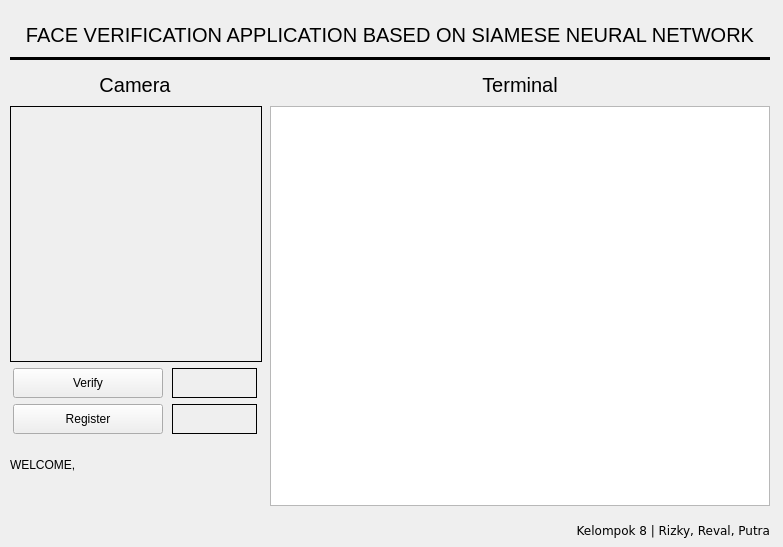
<?xml version="1.0" encoding="UTF-8"?>
<ui version="4.0">
 <class>Form</class>
 <widget class="QWidget" name="Form">
  <property name="geometry">
   <rect>
    <x>0</x>
    <y>0</y>
    <width>783</width>
    <height>547</height>
   </rect>
  </property>
  <property name="minimumSize">
   <size>
    <width>500</width>
    <height>0</height>
   </size>
  </property>
  <property name="windowTitle">
   <string>Form</string>
  </property>
  <widget class="QWidget" name="verticalLayoutWidget">
   <property name="geometry">
    <rect>
     <x>10</x>
     <y>70</y>
     <width>252</width>
     <height>420</height>
    </rect>
   </property>
   <layout class="QVBoxLayout" name="verticalLayout">
    <item>
     <widget class="QLabel" name="cam_title">
      <property name="minimumSize">
       <size>
        <width>250</width>
        <height>30</height>
       </size>
      </property>
      <property name="maximumSize">
       <size>
        <width>250</width>
        <height>30</height>
       </size>
      </property>
      <property name="font">
       <font>
        <pointsize>15</pointsize>
       </font>
      </property>
      <property name="text">
       <string>Camera</string>
      </property>
      <property name="alignment">
       <set>Qt::AlignCenter</set>
      </property>
     </widget>
    </item>
    <item>
     <widget class="QLabel" name="label_camera">
      <property name="minimumSize">
       <size>
        <width>250</width>
        <height>250</height>
       </size>
      </property>
      <property name="frameShape">
       <enum>QFrame::Box</enum>
      </property>
      <property name="text">
       <string/>
      </property>
     </widget>
    </item>
    <item>
     <layout class="QHBoxLayout" name="horizontalLayout">
      <item>
       <widget class="QPushButton" name="verify_button">
        <property name="minimumSize">
         <size>
          <width>150</width>
          <height>30</height>
         </size>
        </property>
        <property name="maximumSize">
         <size>
          <width>150</width>
          <height>30</height>
         </size>
        </property>
        <property name="text">
         <string>Verify</string>
        </property>
       </widget>
      </item>
      <item>
       <widget class="QLabel" name="verify_status">
        <property name="minimumSize">
         <size>
          <width>85</width>
          <height>30</height>
         </size>
        </property>
        <property name="maximumSize">
         <size>
          <width>85</width>
          <height>30</height>
         </size>
        </property>
        <property name="frameShape">
         <enum>QFrame::Box</enum>
        </property>
        <property name="text">
         <string/>
        </property>
        <property name="alignment">
         <set>Qt::AlignCenter</set>
        </property>
       </widget>
      </item>
     </layout>
    </item>
    <item>
     <layout class="QHBoxLayout" name="horizontalLayout_2">
      <item>
       <widget class="QPushButton" name="register_button">
        <property name="minimumSize">
         <size>
          <width>150</width>
          <height>30</height>
         </size>
        </property>
        <property name="maximumSize">
         <size>
          <width>150</width>
          <height>30</height>
         </size>
        </property>
        <property name="text">
         <string>Register</string>
        </property>
       </widget>
      </item>
      <item>
       <widget class="QLabel" name="countdown">
        <property name="minimumSize">
         <size>
          <width>85</width>
          <height>30</height>
         </size>
        </property>
        <property name="maximumSize">
         <size>
          <width>85</width>
          <height>30</height>
         </size>
        </property>
        <property name="frameShape">
         <enum>QFrame::Box</enum>
        </property>
        <property name="text">
         <string/>
        </property>
        <property name="alignment">
         <set>Qt::AlignCenter</set>
        </property>
       </widget>
      </item>
     </layout>
    </item>
    <item>
     <widget class="QLabel" name="nama">
      <property name="minimumSize">
       <size>
        <width>250</width>
        <height>50</height>
       </size>
      </property>
      <property name="maximumSize">
       <size>
        <width>250</width>
        <height>50</height>
       </size>
      </property>
      <property name="text">
       <string>WELCOME, </string>
      </property>
     </widget>
    </item>
   </layout>
  </widget>
  <widget class="QWidget" name="verticalLayoutWidget_2">
   <property name="geometry">
    <rect>
     <x>270</x>
     <y>70</y>
     <width>502</width>
     <height>451</height>
    </rect>
   </property>
   <layout class="QVBoxLayout" name="verticalLayout_2">
    <item>
     <widget class="QLabel" name="terminal_title">
      <property name="minimumSize">
       <size>
        <width>500</width>
        <height>30</height>
       </size>
      </property>
      <property name="maximumSize">
       <size>
        <width>500</width>
        <height>30</height>
       </size>
      </property>
      <property name="font">
       <font>
        <pointsize>15</pointsize>
       </font>
      </property>
      <property name="text">
       <string>Terminal</string>
      </property>
      <property name="alignment">
       <set>Qt::AlignCenter</set>
      </property>
     </widget>
    </item>
    <item>
     <widget class="QTextEdit" name="terminal">
      <property name="minimumSize">
       <size>
        <width>500</width>
        <height>400</height>
       </size>
      </property>
      <property name="maximumSize">
       <size>
        <width>500</width>
        <height>400</height>
       </size>
      </property>
     </widget>
    </item>
    <item>
     <spacer name="verticalSpacer">
      <property name="orientation">
       <enum>Qt::Vertical</enum>
      </property>
      <property name="sizeHint" stdset="0">
       <size>
        <width>20</width>
        <height>40</height>
       </size>
      </property>
     </spacer>
    </item>
   </layout>
  </widget>
  <widget class="QLabel" name="title">
   <property name="geometry">
    <rect>
     <x>10</x>
     <y>20</y>
     <width>760</width>
     <height>30</height>
    </rect>
   </property>
   <property name="minimumSize">
    <size>
     <width>760</width>
     <height>30</height>
    </size>
   </property>
   <property name="maximumSize">
    <size>
     <width>760</width>
     <height>30</height>
    </size>
   </property>
   <property name="font">
    <font>
     <pointsize>15</pointsize>
    </font>
   </property>
   <property name="text">
    <string>FACE VERIFICATION APPLICATION BASED ON SIAMESE NEURAL NETWORK</string>
   </property>
   <property name="alignment">
    <set>Qt::AlignCenter</set>
   </property>
  </widget>
  <widget class="Line" name="line">
   <property name="geometry">
    <rect>
     <x>10</x>
     <y>50</y>
     <width>760</width>
     <height>16</height>
    </rect>
   </property>
   <property name="minimumSize">
    <size>
     <width>760</width>
     <height>0</height>
    </size>
   </property>
   <property name="maximumSize">
    <size>
     <width>760</width>
     <height>16777215</height>
    </size>
   </property>
   <property name="frameShadow">
    <enum>QFrame::Plain</enum>
   </property>
   <property name="lineWidth">
    <number>3</number>
   </property>
   <property name="orientation">
    <enum>Qt::Horizontal</enum>
   </property>
  </widget>
  <widget class="QLabel" name="dev_watermark">
   <property name="geometry">
    <rect>
     <x>420</x>
     <y>520</y>
     <width>350</width>
     <height>20</height>
    </rect>
   </property>
   <property name="minimumSize">
    <size>
     <width>350</width>
     <height>20</height>
    </size>
   </property>
   <property name="maximumSize">
    <size>
     <width>350</width>
     <height>20</height>
    </size>
   </property>
   <property name="font">
    <font>
     <family>DejaVu Sans</family>
     <weight>50</weight>
     <bold>false</bold>
    </font>
   </property>
   <property name="text">
    <string>Kelompok 8 | Rizky, Reval, Putra</string>
   </property>
   <property name="alignment">
    <set>Qt::AlignRight|Qt::AlignTrailing|Qt::AlignVCenter</set>
   </property>
  </widget>
  <widget class="QLabel" name="university_watermark">
   <property name="geometry">
    <rect>
     <x>10</x>
     <y>500</y>
     <width>111</width>
     <height>41</height>
    </rect>
   </property>
   <property name="text">
    <string/>
   </property>
   <property name="pixmap">
    <pixmap>../../../../../Downloads/telkom-university-vector-logo-seeklogo/telkom-university-seeklogo.png</pixmap>
   </property>
   <property name="scaledContents">
    <bool>true</bool>
   </property>
  </widget>
 </widget>
 <resources/>
 <connections/>
</ui>
